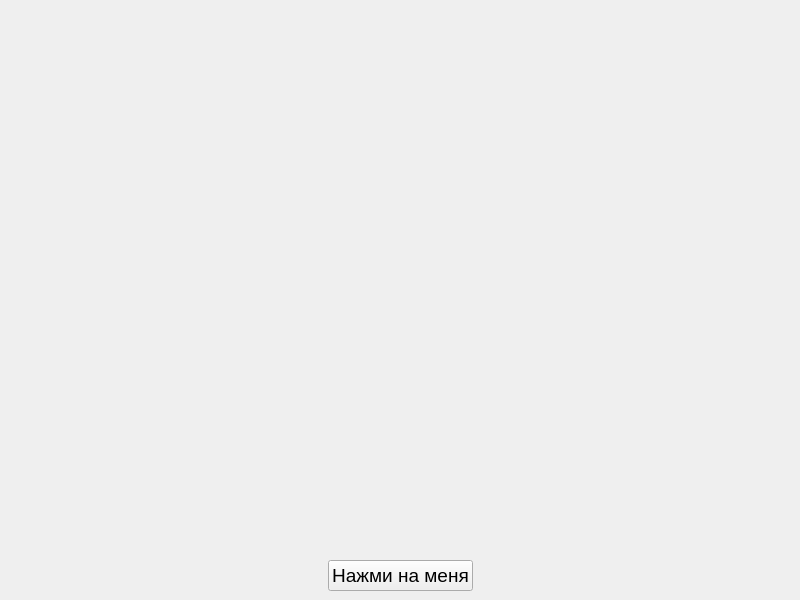
<?xml version="1.0" encoding="UTF-8"?>
<ui version="4.0">
 <class>yellow_circle</class>
 <widget class="QMainWindow" name="yellow_circle">
  <property name="geometry">
   <rect>
    <x>0</x>
    <y>0</y>
    <width>800</width>
    <height>600</height>
   </rect>
  </property>
  <property name="windowTitle">
   <string>Желтые окружности</string>
  </property>
  <widget class="QWidget" name="centralwidget">
   <layout class="QVBoxLayout" name="verticalLayout">
    <item>
     <spacer name="verticalSpacer">
      <property name="orientation">
       <enum>Qt::Vertical</enum>
      </property>
      <property name="sizeHint" stdset="0">
       <size>
        <width>20</width>
        <height>255</height>
       </size>
      </property>
     </spacer>
    </item>
    <item>
     <layout class="QHBoxLayout" name="horizontalLayout">
      <item>
       <spacer name="horizontalSpacer">
        <property name="orientation">
         <enum>Qt::Horizontal</enum>
        </property>
        <property name="sizeHint" stdset="0">
         <size>
          <width>40</width>
          <height>20</height>
         </size>
        </property>
       </spacer>
      </item>
      <item>
       <widget class="QPushButton" name="btn">
        <property name="font">
         <font>
          <pointsize>14</pointsize>
         </font>
        </property>
        <property name="text">
         <string>Нажми на меня</string>
        </property>
       </widget>
      </item>
      <item>
       <spacer name="horizontalSpacer_2">
        <property name="orientation">
         <enum>Qt::Horizontal</enum>
        </property>
        <property name="sizeHint" stdset="0">
         <size>
          <width>40</width>
          <height>20</height>
         </size>
        </property>
       </spacer>
      </item>
     </layout>
    </item>
   </layout>
  </widget>
 </widget>
 <resources/>
 <connections/>
</ui>
